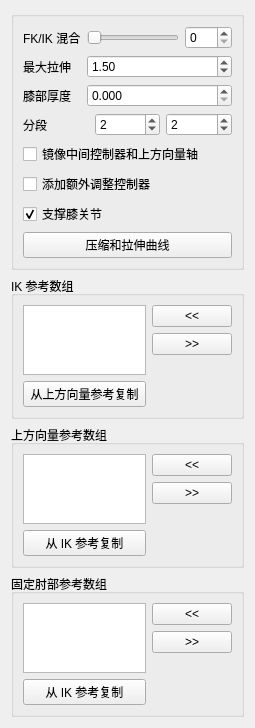
<?xml version="1.0" encoding="UTF-8"?>
<ui version="4.0">
 <class>Form</class>
 <widget class="QWidget" name="Form">
  <property name="geometry">
   <rect>
    <x>0</x>
    <y>0</y>
    <width>255</width>
    <height>700</height>
   </rect>
  </property>
  <property name="windowTitle">
   <string>表单</string>
  </property>
  <layout class="QGridLayout" name="gridLayout">
   <item row="0" column="0">
    <widget class="QGroupBox" name="groupBox">
     <property name="title">
      <string/>
     </property>
     <layout class="QGridLayout" name="gridLayout_2">
      <item row="0" column="0">
       <layout class="QVBoxLayout" name="verticalLayout">
        <item>
         <layout class="QFormLayout" name="formLayout">
          <property name="fieldGrowthPolicy">
           <enum>QFormLayout::AllNonFixedFieldsGrow</enum>
          </property>
          <item row="0" column="0">
           <widget class="QLabel" name="ikfk_label">
            <property name="text">
             <string>FK/IK 混合</string>
            </property>
           </widget>
          </item>
          <item row="0" column="1">
           <layout class="QHBoxLayout" name="horizontalLayout_3">
            <item>
             <widget class="QSlider" name="ikfk_slider">
              <property name="minimumSize">
               <size>
                <width>0</width>
                <height>15</height>
               </size>
              </property>
              <property name="maximum">
               <number>100</number>
              </property>
              <property name="orientation">
               <enum>Qt::Horizontal</enum>
              </property>
             </widget>
            </item>
            <item>
             <widget class="QSpinBox" name="ikfk_spinBox">
              <property name="maximum">
               <number>100</number>
              </property>
             </widget>
            </item>
           </layout>
          </item>
          <item row="1" column="0">
           <widget class="QLabel" name="maxStretch_label">
            <property name="sizePolicy">
             <sizepolicy hsizetype="MinimumExpanding" vsizetype="MinimumExpanding">
              <horstretch>0</horstretch>
              <verstretch>0</verstretch>
             </sizepolicy>
            </property>
            <property name="text">
             <string>最大拉伸</string>
            </property>
           </widget>
          </item>
          <item row="1" column="1">
           <widget class="QDoubleSpinBox" name="maxStretch_spinBox">
            <property name="sizePolicy">
             <sizepolicy hsizetype="MinimumExpanding" vsizetype="Fixed">
              <horstretch>0</horstretch>
              <verstretch>0</verstretch>
             </sizepolicy>
            </property>
            <property name="minimum">
             <double>1.000000000000000</double>
            </property>
            <property name="value">
             <double>1.500000000000000</double>
            </property>
           </widget>
          </item>
          <item row="2" column="0">
           <widget class="QLabel" name="maxStretch_label_2">
            <property name="sizePolicy">
             <sizepolicy hsizetype="MinimumExpanding" vsizetype="MinimumExpanding">
              <horstretch>0</horstretch>
              <verstretch>0</verstretch>
             </sizepolicy>
            </property>
            <property name="text">
             <string>膝部厚度</string>
            </property>
           </widget>
          </item>
          <item row="2" column="1">
           <widget class="QDoubleSpinBox" name="kneeThickness_spinBox">
            <property name="sizePolicy">
             <sizepolicy hsizetype="MinimumExpanding" vsizetype="Fixed">
              <horstretch>0</horstretch>
              <verstretch>0</verstretch>
             </sizepolicy>
            </property>
            <property name="decimals">
             <number>3</number>
            </property>
            <property name="minimum">
             <double>0.000000000000000</double>
            </property>
            <property name="maximum">
             <double>1.000000000000000</double>
            </property>
            <property name="singleStep">
             <double>0.100000000000000</double>
            </property>
            <property name="value">
             <double>0.000000000000000</double>
            </property>
           </widget>
          </item>
         </layout>
        </item>
        <item>
         <layout class="QHBoxLayout" name="horizontalLayout">
          <item>
           <widget class="QLabel" name="divisions_label">
            <property name="text">
             <string>分段</string>
            </property>
           </widget>
          </item>
          <item>
           <widget class="QSpinBox" name="div0_spinBox">
            <property name="minimum">
             <number>0</number>
            </property>
            <property name="value">
             <number>2</number>
            </property>
           </widget>
          </item>
          <item>
           <widget class="QSpinBox" name="div1_spinBox">
            <property name="minimum">
             <number>0</number>
            </property>
            <property name="value">
             <number>2</number>
            </property>
           </widget>
          </item>
         </layout>
        </item>
        <item>
         <widget class="QCheckBox" name="mirrorMid_checkBox">
          <property name="toolTip">
           <string extracomment="This option set the axis of the mid CTL (elbow) and the up vector control to move in a mirror behaviour ">设置中间控制器(肘部)和上方向向量控制器以镜像方式移动的轴行为 </string>
          </property>
          <property name="statusTip">
           <string extracomment="This option set the axis of the mid CTL (elbow) and the up vector control to move in a mirror behaviour ">设置中间控制器(肘部)和上方向向量控制器以镜像方式移动的轴行为 </string>
          </property>
          <property name="whatsThis">
           <string>设置中间控制器(肘部)和上方向向量控制器以镜像方式移动的轴行为 </string>
          </property>
          <property name="text">
           <string>镜像中间控制器和上方向量轴</string>
          </property>
         </widget>
        </item>
        <item>
         <widget class="QCheckBox" name="extraTweak_checkBox">
          <property name="toolTip">
           <string extracomment="This option set the axis of the mid CTL (elbow) and the up vector control to move in a mirror behaviour ">设置中间控制器(肘部)和上方向向量控制器以镜像方式移动的轴行为 </string>
          </property>
          <property name="statusTip">
           <string extracomment="This option set the axis of the mid CTL (elbow) and the up vector control to move in a mirror behaviour ">设置中间控制器(肘部)和上方向向量控制器以镜像方式移动的轴行为 </string>
          </property>
          <property name="whatsThis">
           <string>设置中间控制器(肘部)和上方向向量控制器以镜像方式移动的轴行为 </string>
          </property>
          <property name="text">
           <string>添加额外调整控制器</string>
          </property>
         </widget>
        </item>
        <item>
         <widget class="QCheckBox" name="supportJoints_checkBox">
          <property name="toolTip">
           <string extracomment="This option set the axis of the mid CTL (elbow) and the up vector control to move in a mirror behaviour ">设置中间控制器(肘部)和上方向向量控制器以镜像方式移动的轴行为 </string>
          </property>
          <property name="statusTip">
           <string extracomment="This option set the axis of the mid CTL (elbow) and the up vector control to move in a mirror behaviour ">设置中间控制器(肘部)和上方向向量控制器以镜像方式移动的轴行为 </string>
          </property>
          <property name="whatsThis">
           <string>设置中间控制器(肘部)和上方向向量控制器以镜像方式移动的轴行为 </string>
          </property>
          <property name="text">
           <string>支撑膝关节</string>
          </property>
          <property name="checked">
           <bool>true</bool>
          </property>
         </widget>
        </item>
        <item>
         <layout class="QHBoxLayout" name="horizontalLayout_2">
          <item>
           <widget class="QPushButton" name="squashStretchProfile_pushButton">
            <property name="text">
             <string>压缩和拉伸曲线</string>
            </property>
           </widget>
          </item>
         </layout>
        </item>
       </layout>
      </item>
     </layout>
    </widget>
   </item>
   <item row="1" column="0">
    <widget class="QGroupBox" name="ikRefArray_groupBox">
     <property name="title">
      <string>IK 参考数组</string>
     </property>
     <layout class="QGridLayout" name="gridLayout_3">
      <item row="0" column="0">
       <layout class="QHBoxLayout" name="ikRefArray_horizontalLayout">
        <item>
         <layout class="QVBoxLayout" name="ikRefArray_verticalLayout_1">
          <item>
           <widget class="QListWidget" name="ikRefArray_listWidget">
            <property name="dragDropOverwriteMode">
             <bool>true</bool>
            </property>
            <property name="dragDropMode">
             <enum>QAbstractItemView::InternalMove</enum>
            </property>
            <property name="defaultDropAction">
             <enum>Qt::MoveAction</enum>
            </property>
            <property name="alternatingRowColors">
             <bool>true</bool>
            </property>
            <property name="selectionMode">
             <enum>QAbstractItemView::ExtendedSelection</enum>
            </property>
            <property name="selectionRectVisible">
             <bool>false</bool>
            </property>
           </widget>
          </item>
          <item>
           <widget class="QPushButton" name="ikRefArray_copyRef_pushButton">
            <property name="text">
             <string>从上方向量参考复制</string>
            </property>
           </widget>
          </item>
         </layout>
        </item>
        <item>
         <layout class="QVBoxLayout" name="ikRefArray_verticalLayout_2">
          <item>
           <widget class="QPushButton" name="ikRefArrayAdd_pushButton">
            <property name="text">
             <string>&lt;&lt;</string>
            </property>
           </widget>
          </item>
          <item>
           <widget class="QPushButton" name="ikRefArrayRemove_pushButton">
            <property name="text">
             <string>&gt;&gt;</string>
            </property>
           </widget>
          </item>
          <item>
           <spacer name="ikRefArray_verticalSpacer">
            <property name="orientation">
             <enum>Qt::Vertical</enum>
            </property>
            <property name="sizeHint" stdset="0">
             <size>
              <width>20</width>
              <height>40</height>
             </size>
            </property>
           </spacer>
          </item>
         </layout>
        </item>
       </layout>
      </item>
     </layout>
    </widget>
   </item>
   <item row="2" column="0">
    <widget class="QGroupBox" name="upvRefArray_groupBox">
     <property name="title">
      <string>上方向量参考数组</string>
     </property>
     <layout class="QGridLayout" name="gridLayout_5">
      <item row="0" column="0">
       <layout class="QHBoxLayout" name="upvRefArray_horizontalLayout">
        <item>
         <layout class="QVBoxLayout" name="upvRefArray_verticalLayout_1">
          <item>
           <widget class="QListWidget" name="upvRefArray_listWidget">
            <property name="dragDropOverwriteMode">
             <bool>true</bool>
            </property>
            <property name="dragDropMode">
             <enum>QAbstractItemView::InternalMove</enum>
            </property>
            <property name="defaultDropAction">
             <enum>Qt::MoveAction</enum>
            </property>
            <property name="alternatingRowColors">
             <bool>true</bool>
            </property>
            <property name="selectionMode">
             <enum>QAbstractItemView::ExtendedSelection</enum>
            </property>
            <property name="selectionRectVisible">
             <bool>false</bool>
            </property>
           </widget>
          </item>
          <item>
           <widget class="QPushButton" name="upvRefArray_copyRef_pushButton">
            <property name="text">
             <string>从 IK 参考复制</string>
            </property>
           </widget>
          </item>
         </layout>
        </item>
        <item>
         <layout class="QVBoxLayout" name="upvRefArray_verticalLayout_2">
          <item>
           <widget class="QPushButton" name="upvRefArrayAdd_pushButton">
            <property name="text">
             <string>&lt;&lt;</string>
            </property>
           </widget>
          </item>
          <item>
           <widget class="QPushButton" name="upvRefArrayRemove_pushButton">
            <property name="text">
             <string>&gt;&gt;</string>
            </property>
           </widget>
          </item>
          <item>
           <spacer name="upvRefArray_verticalSpacer">
            <property name="orientation">
             <enum>Qt::Vertical</enum>
            </property>
            <property name="sizeHint" stdset="0">
             <size>
              <width>20</width>
              <height>40</height>
             </size>
            </property>
           </spacer>
          </item>
         </layout>
        </item>
       </layout>
      </item>
     </layout>
    </widget>
   </item>
   <item row="3" column="0">
    <widget class="QGroupBox" name="pinRefArray_groupBox">
     <property name="title">
      <string>固定肘部参考数组</string>
     </property>
     <layout class="QGridLayout" name="gridLayout_4">
      <item row="0" column="0">
       <layout class="QHBoxLayout" name="pinRefArray_horizontalLayout">
        <item>
         <layout class="QVBoxLayout" name="pinRefArray_verticalLayout">
          <item>
           <widget class="QListWidget" name="pinRefArray_listWidget">
            <property name="dragDropOverwriteMode">
             <bool>true</bool>
            </property>
            <property name="dragDropMode">
             <enum>QAbstractItemView::InternalMove</enum>
            </property>
            <property name="defaultDropAction">
             <enum>Qt::MoveAction</enum>
            </property>
            <property name="alternatingRowColors">
             <bool>true</bool>
            </property>
            <property name="selectionMode">
             <enum>QAbstractItemView::ExtendedSelection</enum>
            </property>
            <property name="selectionRectVisible">
             <bool>false</bool>
            </property>
           </widget>
          </item>
          <item>
           <widget class="QPushButton" name="pinRefArray_copyRef_pushButton">
            <property name="text">
             <string>从 IK 参考复制</string>
            </property>
           </widget>
          </item>
         </layout>
        </item>
        <item>
         <layout class="QVBoxLayout" name="pinRefArray_verticalLayout_2">
          <item>
           <widget class="QPushButton" name="pinRefArrayAdd_pushButton">
            <property name="text">
             <string>&lt;&lt;</string>
            </property>
           </widget>
          </item>
          <item>
           <widget class="QPushButton" name="pinRefArrayRemove_pushButton">
            <property name="text">
             <string>&gt;&gt;</string>
            </property>
           </widget>
          </item>
          <item>
           <spacer name="pinRefArray_verticalSpacer">
            <property name="orientation">
             <enum>Qt::Vertical</enum>
            </property>
            <property name="sizeHint" stdset="0">
             <size>
              <width>20</width>
              <height>40</height>
             </size>
            </property>
           </spacer>
          </item>
         </layout>
        </item>
       </layout>
      </item>
     </layout>
    </widget>
   </item>
  </layout>
 </widget>
 <resources/>
 <connections>
  <connection>
   <sender>ikfk_slider</sender>
   <signal>sliderMoved(int)</signal>
   <receiver>ikfk_spinBox</receiver>
   <slot>setValue(int)</slot>
   <hints>
    <hint type="sourcelabel">
     <x>144</x>
     <y>47</y>
    </hint>
    <hint type="destinationlabel">
     <x>220</x>
     <y>45</y>
    </hint>
   </hints>
  </connection>
  <connection>
   <sender>ikfk_spinBox</sender>
   <signal>valueChanged(int)</signal>
   <receiver>ikfk_slider</receiver>
   <slot>setValue(int)</slot>
   <hints>
    <hint type="sourcelabel">
     <x>222</x>
     <y>37</y>
    </hint>
    <hint type="destinationlabel">
     <x>182</x>
     <y>37</y>
    </hint>
   </hints>
  </connection>
 </connections>
</ui>
